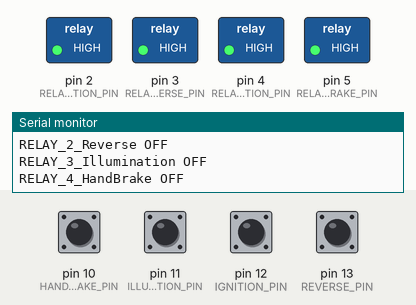
Bench run of a sketch on a simulated Arduino Uno, built with avr-gcc and run on an emulated ATmega328P. On the bench: switched loads named in the sketch (green lamp = pin HIGH), the last lines printed to the serial monitor. The inputs (shaded band) are chosen by the test bench; at power-on: pin 10 (HAND_BRAKE_PIN), pin 11 (ILLUMINATION_PIN), pin 12 (IGNITION_PIN), pin 13 (REVERSE_PIN) HIGH.

Above: at 1.2 s.
1.3 s: pin 10 (HAND_BRAKE_PIN) pulled LOW for 0.15 s
At 2.5 s:
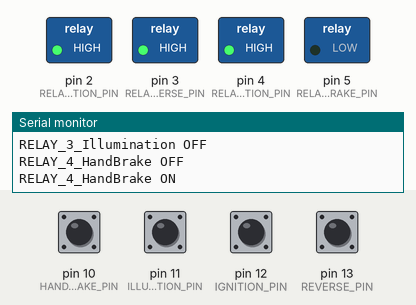
2.9 s: pin 11 (ILLUMINATION_PIN) pulled LOW for 0.15 s
At 3.7 s:
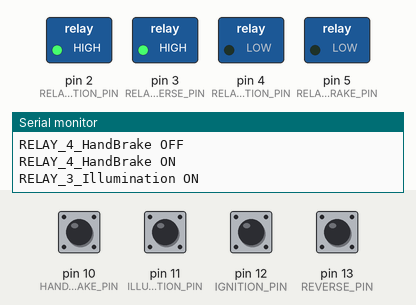
4.5 s: pin 12 (IGNITION_PIN) pulled LOW for 0.15 s
At 4.9 s:
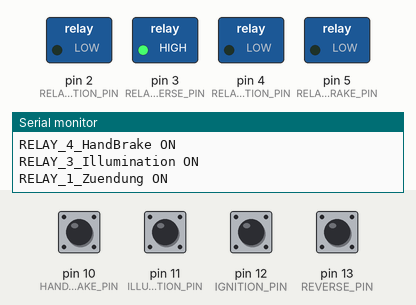
6.1 s: pin 13 (REVERSE_PIN) pulled LOW for 0.15 s
At 7.3 s:
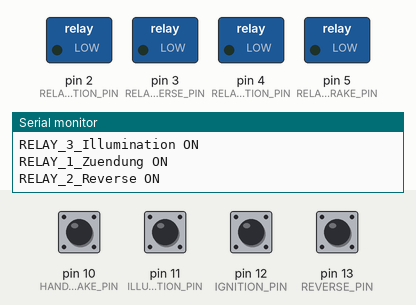
7.7 s: pin 10 (HAND_BRAKE_PIN) pulled LOW for 1 s
At 8.5 s:
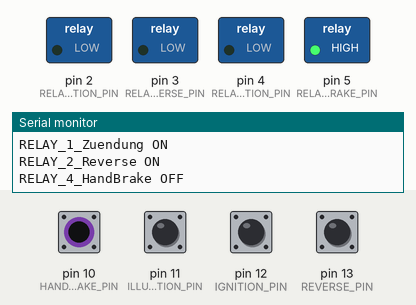
10.2 s: pin 11 (ILLUMINATION_PIN) pulled LOW for 1 s
At 11.6 s:
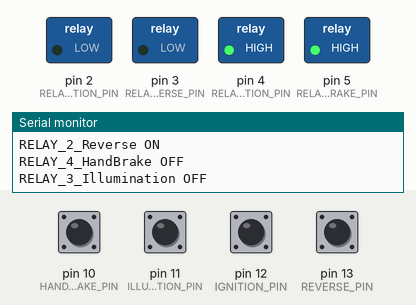
Timing chart, 0 to 13.2 s (numbered marks = the images above; inputs shaded):
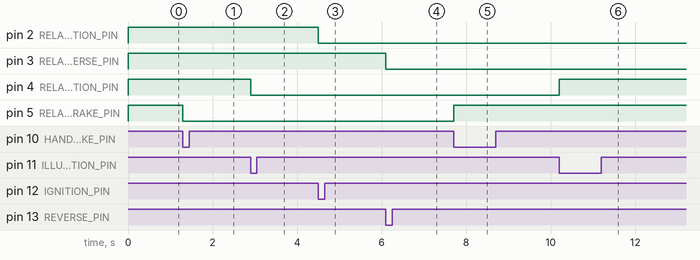

The sketch:

ReadingCan.ino
```cpp
#define IGNITION_PIN 12
#define RELAY_1_IGNITION_PIN 2
bool ignition_on = false;
bool last_ignition_state = false;
bool current_ignition_state = false;

#define REVERSE_PIN 13
#define RELAY_2_REVERSE_PIN 3
bool reverse_on = false;
bool last_reverse_state = false;
bool current_reverse_state = false;

#define ILLUMINATION_PIN 11
#define RELAY_3_ILLUMINATION_PIN 4
bool illumination_on = false;
bool last_illumination_state = false;
bool current_illumination_state = false;

#define HAND_BRAKE_PIN 10
#define RELAY_4_HAND_BRAKE_PIN 5
bool handBrake_on = false;
bool last_handBrake_state = false;
bool current_handBrake_state = false;


void setup() {
  Serial.begin(9600);
  Serial.println();
  Ignition_Init();
  Reverse_Init();
  Illumination_Init();
  HandBrake_Init();
}

void loop() {
  Ignition();
  Reverse();
  Illumination();
  HandBrake();
}

void Ignition_Init(){
  pinMode(RELAY_1_IGNITION_PIN, OUTPUT);
  pinMode(IGNITION_PIN, INPUT_PULLUP);
  digitalWrite(RELAY_1_IGNITION_PIN, HIGH);
  Serial.println("RELAY_1_Zuendung OFF");
}

void Ignition(){
  current_ignition_state = digitalRead(IGNITION_PIN);
  if (current_ignition_state != last_ignition_state) {
    if (current_ignition_state == LOW) {
      if (!ignition_on) {
        Serial.println("RELAY_1_Zuendung ON");
        digitalWrite(RELAY_1_IGNITION_PIN, LOW);
        ignition_on = true;
      } else {
        Serial.println("RELAY_1_Zuendung OFF");
        digitalWrite(RELAY_1_IGNITION_PIN, HIGH);
        ignition_on = false;
      }
    }
  }
  last_ignition_state = current_ignition_state;
}

void Reverse_Init(){
  pinMode(RELAY_2_REVERSE_PIN, OUTPUT);
  pinMode(REVERSE_PIN, INPUT_PULLUP);
  digitalWrite(RELAY_2_REVERSE_PIN, HIGH);
  Serial.println("RELAY_2_Reverse OFF");
}

void Reverse(){
  current_reverse_state = digitalRead(REVERSE_PIN);
  if (current_reverse_state != last_reverse_state) {
    if (current_reverse_state == LOW) {
      if (!reverse_on) {
        Serial.println("RELAY_2_Reverse ON");
        digitalWrite(RELAY_2_REVERSE_PIN, LOW);
        reverse_on = true;
      } else {
        Serial.println("RELAY_2_Reverse OFF");
        digitalWrite(RELAY_2_REVERSE_PIN, HIGH);
        reverse_on = false;
      }
    }
  }
  last_reverse_state = current_reverse_state;
}

void Illumination_Init(){
  pinMode(RELAY_3_ILLUMINATION_PIN, OUTPUT);
  pinMode(ILLUMINATION_PIN, INPUT_PULLUP);
  digitalWrite(RELAY_3_ILLUMINATION_PIN, HIGH);
  Serial.println("RELAY_3_Illumination OFF");
}

void Illumination(){
  current_illumination_state = digitalRead(ILLUMINATION_PIN);
  if (current_illumination_state != last_illumination_state) {
    if (current_illumination_state == LOW) {
      if (!illumination_on) {
        Serial.println("RELAY_3_Illumination ON");
        digitalWrite(RELAY_3_ILLUMINATION_PIN, LOW);
        illumination_on = true;
      } else {
        Serial.println("RELAY_3_Illumination OFF");
        digitalWrite(RELAY_3_ILLUMINATION_PIN, HIGH);
        illumination_on = false;
      }
    }
  }
  last_illumination_state = current_illumination_state;
}

void HandBrake_Init(){
  pinMode(RELAY_4_HAND_BRAKE_PIN, OUTPUT);
  pinMode(HAND_BRAKE_PIN, INPUT_PULLUP);
  digitalWrite(RELAY_4_HAND_BRAKE_PIN, HIGH);
  Serial.println("RELAY_4_HandBrake OFF");
}

void HandBrake(){
  current_handBrake_state = digitalRead(HAND_BRAKE_PIN);
  if (current_handBrake_state != last_handBrake_state) {
    if (current_handBrake_state == LOW) {
      if (!handBrake_on) {
        Serial.println("RELAY_4_HandBrake ON");
        digitalWrite(RELAY_4_HAND_BRAKE_PIN, LOW);
        handBrake_on = true;
      } else {
        Serial.println("RELAY_4_HandBrake OFF");
        digitalWrite(RELAY_4_HAND_BRAKE_PIN, HIGH);
        handBrake_on = false;
      }
    }
  }
  last_handBrake_state = current_handBrake_state;
}
```

Measured:
- after the input at 1.3 s, pin 5 (RELAY_4_HAND_BRAKE_PIN): HIGH → LOW at once
- after the input at 2.9 s, pin 4 (RELAY_3_ILLUMINATION_PIN): HIGH → LOW at once
- after the input at 4.5 s, pin 2 (RELAY_1_IGNITION_PIN): HIGH → LOW at once
- after the input at 6.1 s, pin 3 (RELAY_2_REVERSE_PIN): HIGH → LOW at once
- after the input at 7.7 s, pin 5 (RELAY_4_HAND_BRAKE_PIN): LOW → HIGH at once
- after the input at 10.2 s, pin 4 (RELAY_3_ILLUMINATION_PIN): LOW → HIGH at once
